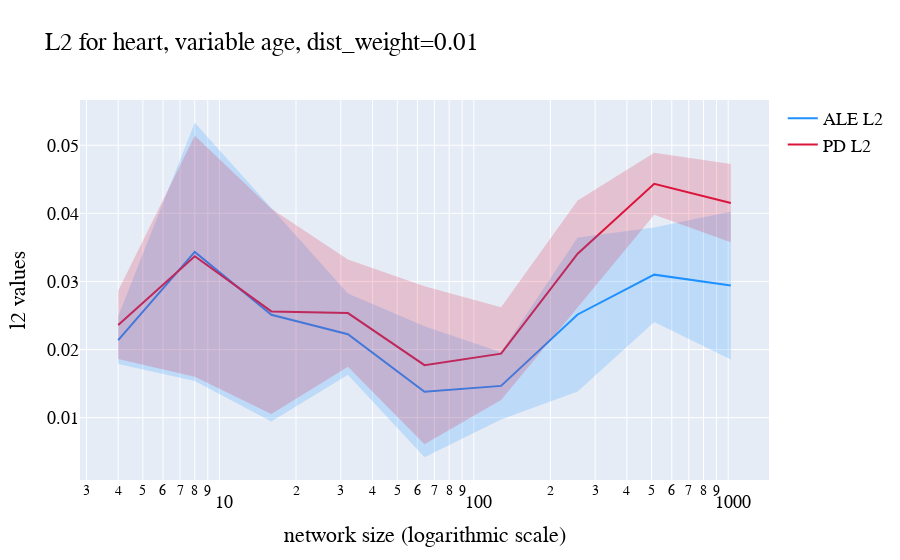

Notebook source saved alongside this figure:
### Code cell
size_plot("heart", "age", metric="l2")

### Figure 1 — Plotly figure (JSON) as saved in the notebook; plotly's stock layout.template omitted (floating-point values rounded to 4 significant figures)
{"data": [{"line": {"color": "rgba(30,144,255,1)"}, "mode": "lines", "name": "ALE L2", "type": "scatter", "x": [4, 8, 16, 32, 64, 128, 256, 512, 1024], "y": [0.02138, 0.03434, 0.02511, 0.02225, 0.01381, 0.01466, 0.02515, 0.031, 0.0294]}, {"line": {"color": "rgba(220,20,60,1)"}, "mode": "lines", "name": "PD L2", "type": "scatter", "x": [4, 8, 16, 32, 64, 128, 256, 512, 1024], "y": [0.02362, 0.03371, 0.0256, 0.02535, 0.0177, 0.0194, 0.03406, 0.04435, 0.04151]}, {"fill": "toself", "fillcolor": "rgba(30,144,255,0.2)", "hoverinfo": "skip", "line": {"color": "rgba(255,255,255,0)"}, "showlegend": false, "type": "scatter", "x": [4, 8, 16, 32, 64, 128, 256, 512, 1024, 1024, 512, 256, 128, 64, 32, 16, 8, 4], "y": [0.02489, 0.0533, 0.04079, 0.02821, 0.02343, 0.0196, 0.03645, 0.03794, 0.04025, 0.01854, 0.02406, 0.01385, 0.009727, 0.004183, 0.01629, 0.009433, 0.01538, 0.01787]}, {"fill": "toself", "fillcolor": "rgba(220,20,60,0.2)", "hoverinfo": "skip", "line": {"color": "rgba(255,255,255,0)"}, "showlegend": false, "type": "scatter", "x": [4, 8, 16, 32, 64, 128, 256, 512, 1024, 1024, 512, 256, 128, 64, 32, 16, 8, 4], "y": [0.02864, 0.0514, 0.04066, 0.03322, 0.0293, 0.02621, 0.04188, 0.04889, 0.04725, 0.03576, 0.0398, 0.02625, 0.01259, 0.006108, 0.01748, 0.01053, 0.01602, 0.01859]}], "layout": {"font": {"color": "black", "family": "Courier New, monospace", "size": 18}, "title": {"text": "L2 for heart, variable age, dist_weight=0.01"}, "xaxis": {"title": {"text": "network size (logarithmic scale)"}, "type": "log"}, "yaxis": {"title": {"text": "l2 values"}}}}
